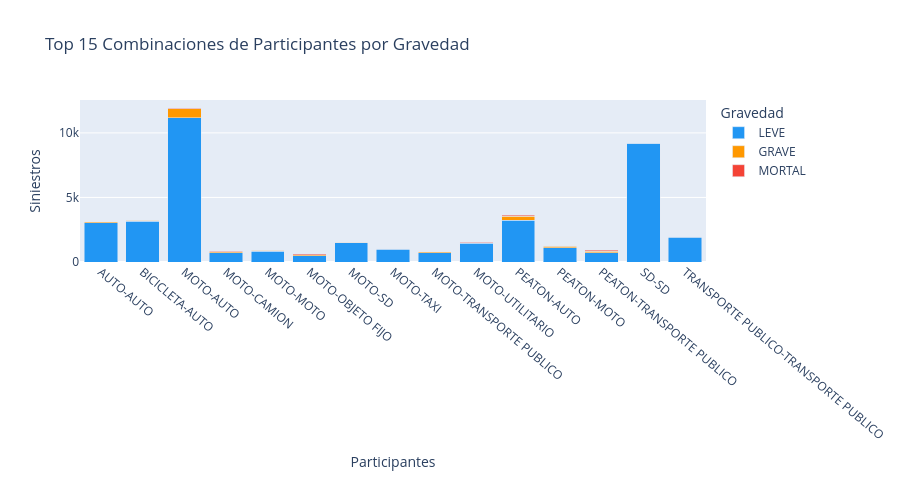

Notebook code cell kept with this figure:
### Markdown cell above
##### 3.A - Top 15 combinaciones de participantes por gravedad

### Code cell
top15_part = (df_hechos
    .groupby('participantes_siniestro')
    .size()
    .nlargest(15)
    .index
    .tolist()
)

part_counts = (df_hechos[df_hechos['participantes_siniestro'].isin(top15_part)]
    .groupby(['participantes_siniestro', 'gravedad_siniestro'])
    .size()
    .reset_index(name='cantidad')
)

fig = px.bar(
    part_counts, x='participantes_siniestro', y='cantidad', color='gravedad_siniestro',
    barmode='stack',
    color_discrete_map={'LEVE': '#2196F3', 'GRAVE': '#FF9800', 'MORTAL': '#F44336', 'SD': '#9E9E9E'},
    category_orders={'gravedad_siniestro': ['LEVE', 'GRAVE', 'MORTAL', 'SD']},
    labels={'participantes_siniestro': 'Participantes', 'cantidad': 'Siniestros', 'gravedad_siniestro': 'Gravedad'},
    title='Top 15 Combinaciones de Participantes por Gravedad'
)
fig.update_xaxes(tickangle=40)
fig.update_layout(height=480)
fig.show()

### Figure 1 — Plotly figure (JSON) as saved in the notebook; plotly's stock layout.template omitted (floating-point values rounded to 4 significant figures)
{"data": [{"alignmentgroup": "True", "hovertemplate": "Gravedad=LEVE<br>Participantes=%{x}<br>Siniestros=%{y}<extra></extra>", "legendgroup": "LEVE", "marker": {"color": "#2196F3", "pattern": {"shape": ""}}, "name": "LEVE", "offsetgroup": "LEVE", "orientation": "v", "showlegend": true, "textposition": "auto", "type": "bar", "x": ["AUTO-AUTO", "BICICLETA-AUTO", "MOTO-AUTO", "MOTO-CAMION", "MOTO-MOTO", "MOTO-OBJETO FIJO", "MOTO-SD", "MOTO-TAXI", "MOTO-TRANSPORTE PUBLICO", "MOTO-UTILITARIO", "PEATON-AUTO", "PEATON-MOTO", "PEATON-TRANSPORTE PUBLICO", "SD-SD", "TRANSPORTE PUBLICO-TRANSPORTE PUBLICO"], "xaxis": "x", "y": [3024, 3147, 11167, 727, 842, 471, 1494, 987, 714, 1438, 3253, 1117, 708, 9191, 1928], "yaxis": "y"}, {"alignmentgroup": "True", "hovertemplate": "Gravedad=GRAVE<br>Participantes=%{x}<br>Siniestros=%{y}<extra></extra>", "legendgroup": "GRAVE", "marker": {"color": "#FF9800", "pattern": {"shape": ""}}, "name": "GRAVE", "offsetgroup": "GRAVE", "orientation": "v", "showlegend": true, "textposition": "auto", "type": "bar", "x": ["AUTO-AUTO", "BICICLETA-AUTO", "MOTO-AUTO", "MOTO-CAMION", "MOTO-MOTO", "MOTO-OBJETO FIJO", "MOTO-SD", "MOTO-TAXI", "MOTO-TRANSPORTE PUBLICO", "MOTO-UTILITARIO", "PEATON-AUTO", "PEATON-MOTO", "PEATON-TRANSPORTE PUBLICO", "SD-SD", "TRANSPORTE PUBLICO-TRANSPORTE PUBLICO"], "xaxis": "x", "y": [89, 86, 689, 51, 67, 108, 49, 30, 73, 64, 280, 107, 121, 12, 30], "yaxis": "y"}, {"alignmentgroup": "True", "hovertemplate": "Gravedad=MORTAL<br>Participantes=%{x}<br>Siniestros=%{y}<extra></extra>", "legendgroup": "MORTAL", "marker": {"color": "#F44336", "pattern": {"shape": ""}}, "name": "MORTAL", "offsetgroup": "MORTAL", "orientation": "v", "showlegend": true, "textposition": "auto", "type": "bar", "x": ["AUTO-AUTO", "BICICLETA-AUTO", "MOTO-AUTO", "MOTO-CAMION", "MOTO-MOTO", "MOTO-OBJETO FIJO", "MOTO-SD", "MOTO-TAXI", "MOTO-TRANSPORTE PUBLICO", "MOTO-UTILITARIO", "PEATON-AUTO", "PEATON-MOTO", "PEATON-TRANSPORTE PUBLICO", "TRANSPORTE PUBLICO-TRANSPORTE PUBLICO"], "xaxis": "x", "y": [15, 11, 65, 62, 10, 57, 5, 3, 26, 9, 80, 29, 75, 4], "yaxis": "y"}], "layout": {"barmode": "stack", "height": 480, "legend": {"title": {"text": "Gravedad"}, "tracegroupgap": 0}, "title": {"text": "Top 15 Combinaciones de Participantes por Gravedad"}, "xaxis": {"anchor": "y", "domain": [0, 1], "tickangle": 40, "title": {"text": "Participantes"}}, "yaxis": {"anchor": "x", "domain": [0, 1], "title": {"text": "Siniestros"}}}}
